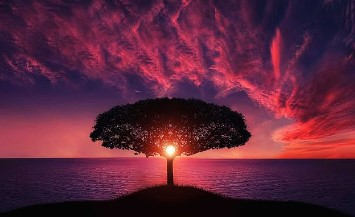
#> input picture img/sunrise.jpg, 355 x 217 px
$ python img_resizer.py
#> lines starting #> are read from the running program, lines starting #| are printed output that depends on the picture
#> the answer given: 100
#> the answer given: 100
# Image resizer using Python
# install pillow if you havent
# import pillow
# open up the image we want to resize using python
# specify the size we wanna change it to
# save the new resized image

from PIL import Image

def resize_image(size1, size2):
#> called with size1 = 200, size2 = 300
    image = Image.open('img/sunrise.jpg')
#> image is the input picture: PIL image 355x217 RGB; mean R, G, B 92.8, 36.7, 59.7
    print(f'Current size: {image.size}')
#| Current size: (355, 217)
    resized_image = image.resize((size1, size2))
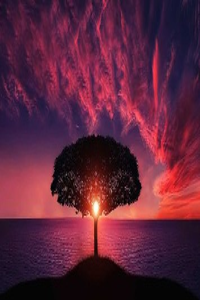
#> resized_image: PIL image 200x300 RGB; mean R, G, B 92.8, 36.7, 59.7
    resized_image.save('img/new_image' + str(size1) + '.jpeg')

size1 = int(input('Enter width: '))
size2 = int(input('Enter length: '))
resize_image(200, 300)
